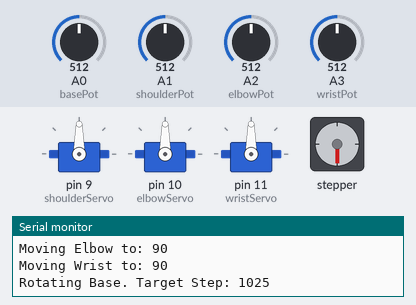
A sketch run on a simulated Arduino Uno, built with avr-gcc and run on an emulated ATmega328P. Shown: 3 × servo, stepper motor, the last lines printed to the serial monitor. The inputs (shaded band) are chosen by the test bench; at power-on: A0 (basePot) = 512, A1 (shoulderPot) = 512, A2 (elbowPot) = 512, A3 (wristPot) = 512. Stepper angles assume 2048 steps per turn.

Above: at 3.9 s.
4.0 s: A0 (basePot) set to 716
At 5.8 s:
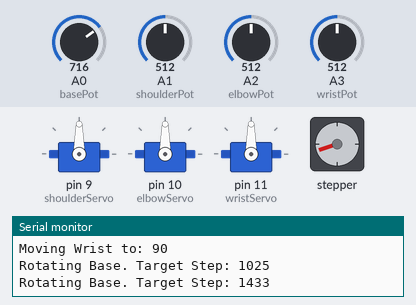
6.7 s: A1 (shoulderPot) set to 716
At 7.9 s:
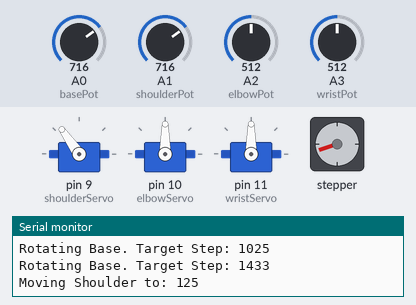
8.2 s: A2 (elbowPot) set to 716
At 9.0 s:
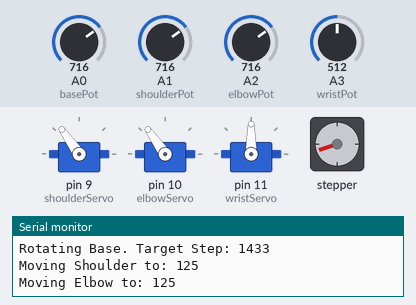
9.7 s: A3 (wristPot) set to 716
At 10.0 s:
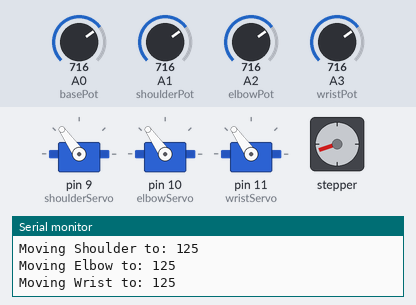
11.2 s: A0 (basePot) set to 992
At 13.1 s:
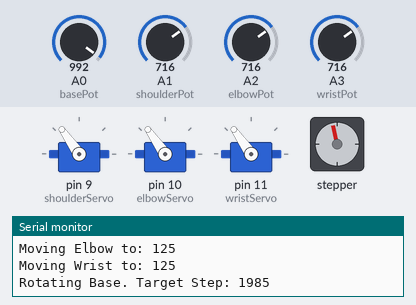
14.2 s: A0 (basePot) set to 306
At 19.4 s:
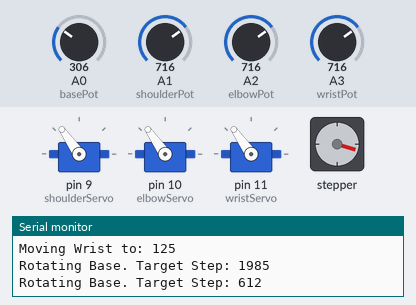
Timing chart, 0 to 19.7 s (numbered marks = the images above; inputs shaded):
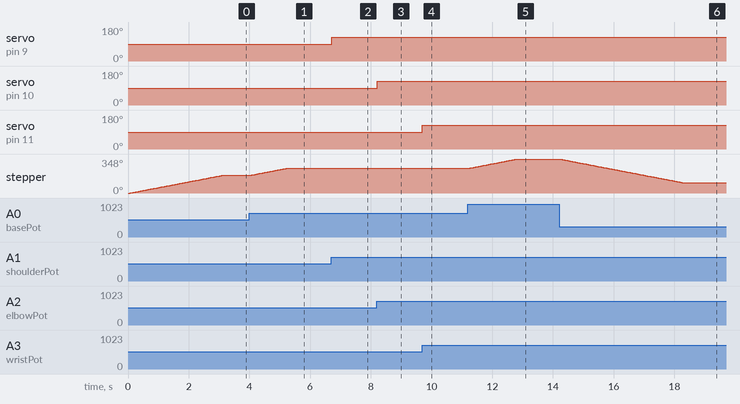

The sketch:

Robotic_Arm_V1.0.ino
```cpp
/*
  Controlling robotic arms with 3 servo motors and 1 stepper motor.
  Controlled via 4 potentiometers with Serial Monitor feedback.

  by Mbiarrambang Mbi Junior
  git: <http://people.interaction-ivrea.it/m.rinott>

  By chadash automation
  Version: 1.0
  course: http://www.chadash.io/en/Tutorial/robotic-arm
*/

// Libraries to control the stepper motor and servos
#include <Servo.h>
#include <Stepper.h>

// Pin Definitions (The "Where")
int basePot = A0;      // Controls the 28BYJ-48 Stepper Motor
int shoulderPot = A1;  // Controls the 1st 9g Servo (Shoulder)
int elbowPot = A2;     // Controls the 2nd 9g Servo (Elbow)
int wristPot = A3;     // Controls the 3rd 9g Servo (Wrist)

// Storage Variables (The "What")
int baseVal;      // Stores the raw analog reading for the Stepper
int shoulderVal;  // Stores the raw analog reading for the Shoulder Servo
int elbowVal;     // Stores the raw analog reading for the Elbow Servo
int wristVal;     // Stores the raw analog reading for the Wrist Servo

// Variables to track the previous position (needed for Serial Monitor logic)
int lastShoulder = 0;
int lastElbow = 0;
int lastWrist = 0;

// Servo object instances
Servo shoulderServo;  // Instance for the 1st 9g Servo (Shoulder)
Servo elbowServo;     // Instance for the 2nd 9g Servo (Elbow)
Servo wristServo;     // Instance for the 3rd 9g Servo (Wrist)

// Stepper Configuration
const int stepsPerRev = 2048;                  // Total steps for one full rotation of 28BYJ-48
Stepper baseStepper(stepsPerRev, 2, 4, 3, 5);  // Pins IN1, IN3, IN2, IN4
int currentStepperPos = 0;                     // Tracks the current position of the base

void setup() {
  // 1. Start Serial Monitor (Great for debugging your pot values)
  Serial.begin(9600);

  // 2. Attach the Servos to Digital Pins
  shoulderServo.attach(9);  // Connect Shoulder Servo to D9
  elbowServo.attach(10);    // Connect Elbow Servo to D10
  wristServo.attach(11);    // Connect Wrist Servo to D11

  // 3. Set Stepper Speed (RPM)
  baseStepper.setSpeed(10);  // 10-15 RPM is a safe sweet spot for 28BYJ-48

  Serial.println("--- Robotic Arm Initialized ---");
}

void loop() {
  // 1. Read the Potentiometers (0 to 1023)
  baseVal = analogRead(basePot);
  shoulderVal = analogRead(shoulderPot);
  elbowVal = analogRead(elbowPot);
  wristVal = analogRead(wristPot);

  // 2. Map values for Servos and Stepper
  int shoulderAngle = map(shoulderVal, 0, 1023, 0, 180);
  int elbowAngle = map(elbowVal, 0, 1023, 0, 180);
  int wristAngle = map(wristVal, 0, 1023, 0, 180);
  int targetStepperPos = map(baseVal, 0, 1023, 0, stepsPerRev);

  // 3. Check for movement and Print to Serial Monitor
  // We use "abs(current - last) > 2" to ignore tiny electrical noise from pots
  if (abs(shoulderAngle - lastShoulder) > 2) {
    Serial.print("Moving Shoulder to: ");
    Serial.println(shoulderAngle);
    lastShoulder = shoulderAngle;
  }

  if (abs(elbowAngle - lastElbow) > 2) {
    Serial.print("Moving Elbow to: ");
    Serial.println(elbowAngle);
    lastElbow = elbowAngle;
  }

  if (abs(wristAngle - lastWrist) > 2) {
    Serial.print("Moving Wrist to: ");
    Serial.println(wristAngle);
    lastWrist = wristAngle;
  }

  if (abs(targetStepperPos - currentStepperPos) > 5) {
    Serial.print("Rotating Base. Target Step: ");
    Serial.println(targetStepperPos);
  }

  // 4. Move Servos
  shoulderServo.write(shoulderAngle);
  elbowServo.write(elbowAngle);
  wristServo.write(wristAngle);

  // 5. Move Stepper (The "Base")
  // Calculate how many steps to move to reach the target
  int stepsToMove = targetStepperPos - currentStepperPos;

  baseStepper.step(stepsToMove);
  currentStepperPos = targetStepperPos;  // Update the record for the next loop

  delay(10);  // Short delay to help stabilize analog readings
}
```

Measured:
- after the input at 4.0 s, stepper: turns 71° clockwise in 1.2 s, starting at once
- after the input at 6.7 s, servo on pin 9 (shoulderServo): 90° → 125° at once
- after the input at 8.2 s, servo on pin 10 (elbowServo): 90° → 125° at once
- after the input at 9.7 s, servo on pin 11 (wristServo): 90° → 125° at once
- after the input at 11.2 s, stepper: turns 97° clockwise in 1.6 s, starting at once
- after the input at 14.2 s, stepper: turns 241° counter-clockwise in 4.0 s, starting at once
- by itself, stepper: turns 180° clockwise in 3.0 s
